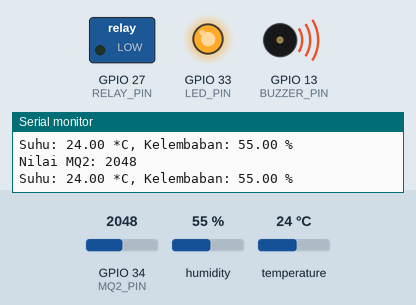
Bench run of a sketch on a simulated ESP32. Parts: switched loads named in the sketch (green lamp = pin HIGH), output pins drawn as LEDs (lit = HIGH), buzzer (waves = sounding, pin HIGH), the last lines printed to the serial monitor. The test bench sets the inputs (shaded band); at power-on: GPIO 34 (MQ2_PIN) = 2048, humidity 55 %, temperature 24 °C. WiFi joins after 1.5 s; servers stay silent unless stated.

Above: at 3.0 s.
3.1 s: GPIO 34 (MQ2_PIN) set to 1558
5.0 s: GPIO 34 (MQ2_PIN) set to 1447
At 7.0 s:
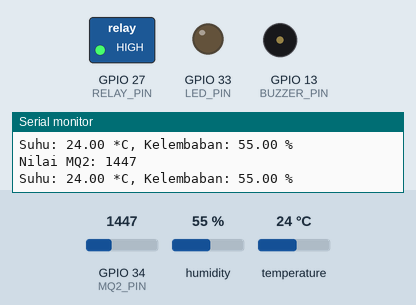
7.3 s: GPIO 34 (MQ2_PIN) set to 1540
At 8.4 s:
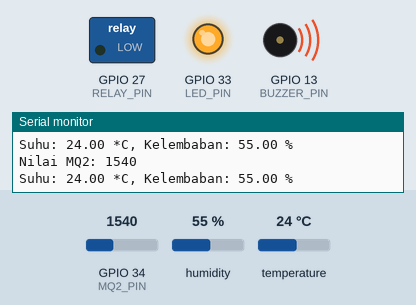
9.4 s: GPIO 34 (MQ2_PIN) set to 1460
At 10.9 s:
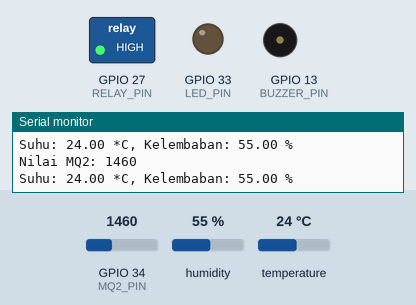
Timing chart, 0 to 12.4 s (numbered marks = the images above; inputs shaded):
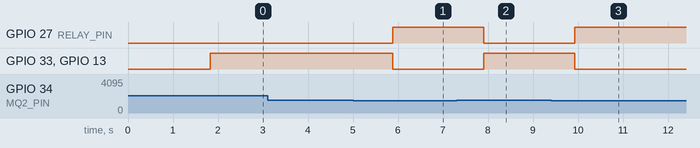

The sketch:

firealarm.ino
```cpp
#include <DHT.h>         // Tambahkan library DHT
#include <WiFi.h>       // Tambahkan library WiFi
#include <WiFiClient.h> // Tambahkan library WiFiClient
#include <BlynkSimpleEsp32.h> // Tambahkan library Blynk

#define MQ2_PIN 34     // Pin untuk sensor MQ2
#define LED_PIN 33     // Pin untuk LED
#define RELAY_PIN 27   // Pin untuk relay
#define DHT_PIN 26     // Pin untuk sensor DHT11
#define DHT_TYPE DHT11 // Tipe sensor DHT11
#define BUZZER_PIN 13  // Pin untuk buzzer

DHT dht(DHT_PIN, DHT_TYPE);  // Inisialisasi sensor DHT11

char auth[] = "zql0jPT4rw5ji8yycRxEH75KXqpAC5-q"; // Masukkan Blynk Auth Token

void setup() {
  Serial.begin(9600);
  pinMode(LED_PIN, OUTPUT);
  pinMode(RELAY_PIN, OUTPUT);
  pinMode(MQ2_PIN, INPUT);
  pinMode(BUZZER_PIN, OUTPUT);
  dht.begin();  // Mulai sensor DHT11

  Blynk.begin(auth, "delvin", "delvin1234"); // Masukkan SSID dan Password WiFi Anda

  while (!Blynk.connected()) {
    delay(100);
  }

  Serial.println("Terhubung ke Blynk...");
}

void loop() {
  Blynk.run();

  if (Blynk.connected()) {
    int mq2_value = analogRead(MQ2_PIN);    // Baca nilai dari MQ2

    Serial.print("Nilai MQ2: ");
    Serial.println(mq2_value);

    // Baca suhu dan kelembaban dari sensor DHT11
    float humidity = dht.readHumidity();
    float temperature = dht.readTemperature();

    // Cek jika nilai suhu dan kelembaban valid
    if (isnan(humidity) || isnan(temperature)) {
      Serial.println("Gagal membaca suhu dan kelembaban dari sensor DHT11!");
    } else {
      Serial.print("Suhu: ");
      Serial.print(temperature);
      Serial.print(" *C, Kelembaban: ");
      Serial.print(humidity);
      Serial.println(" %");
    }

    // Jika nilai dari MQ2 melebihi 1000, aktifkan LED, relay, dan bunyikan buzzer dengan pola High-Low
    if (mq2_value > 1500) {
      digitalWrite(LED_PIN, HIGH);
      digitalWrite(RELAY_PIN, LOW);
      digitalWrite(BUZZER_PIN, HIGH);

    } else {
      digitalWrite(LED_PIN, LOW);
      digitalWrite(RELAY_PIN, HIGH);
      digitalWrite(BUZZER_PIN, LOW);
    }

    Blynk.virtualWrite(V1, temperature);  // Mengirim data suhu ke widget Value Display V1 di Blynk
    Blynk.virtualWrite(V2, humidity);     // Mengirim data kelembaban ke widget Value Display V2 di Blynk
    Blynk.virtualWrite(V3, mq2_value);    // Mengirim data nilai MQ2 ke widget Value Display V3 di Blynk

    delay(1000);
  }
}
```

Measured:
- the behaviour switches between 1501 and 1500 on GPIO 34 (MQ2_PIN) (found by bisection; images 0 and 1)
- after the input at 5.0 s, GPIO 27 (RELAY_PIN): LOW → HIGH after 0.88 s; GPIO 33 (LED_PIN), GPIO 13 (BUZZER_PIN): HIGH → LOW after 0.88 s
- after the input at 7.3 s, GPIO 27 (RELAY_PIN): HIGH → LOW after 0.61 s; GPIO 33 (LED_PIN), GPIO 13 (BUZZER_PIN): LOW → HIGH after 0.61 s
- after the input at 9.4 s, GPIO 27 (RELAY_PIN): LOW → HIGH after 0.53 s; GPIO 33 (LED_PIN), GPIO 13 (BUZZER_PIN): HIGH → LOW after 0.53 s
